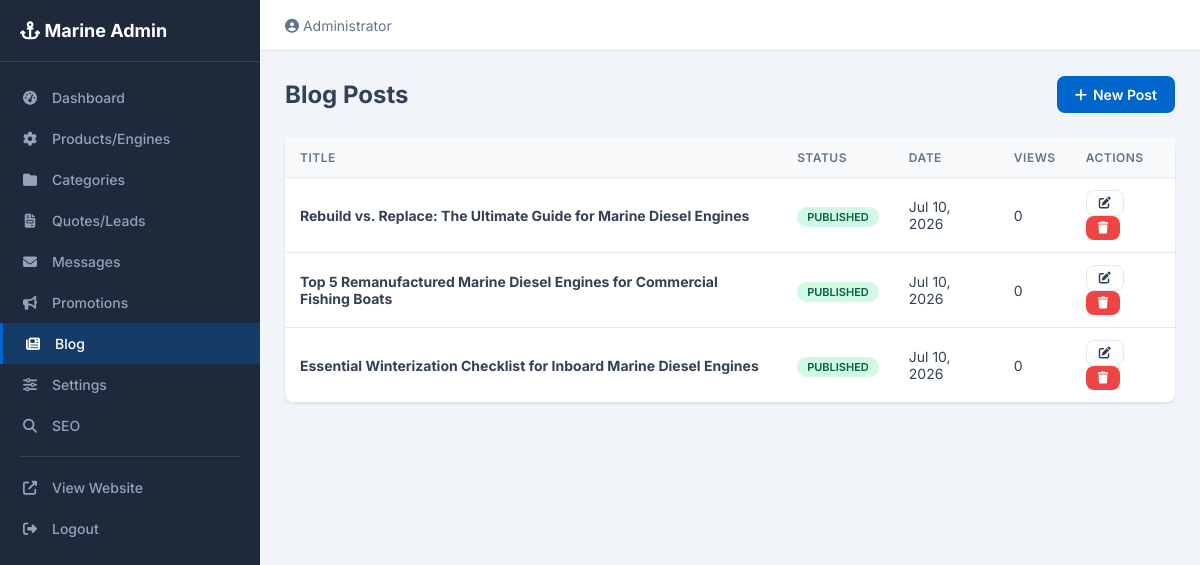
Screenshot of /admin/blog.php (signed in) with the database file from the repository.
### tables this page shows
CREATE TABLE IF NOT EXISTS blog_posts (
    id INT AUTO_INCREMENT PRIMARY KEY,
    title VARCHAR(255) NOT NULL,
    slug VARCHAR(280) NOT NULL UNIQUE,
    content LONGTEXT,
    excerpt TEXT,
    featured_image VARCHAR(255),
    author_id INT,
    status ENUM('draft','published','archived') DEFAULT 'draft',
    meta_title VARCHAR(160),
    meta_description VARCHAR(320),
    views INT DEFAULT 0,
    published_at TIMESTAMP NULL,
    created_at TIMESTAMP DEFAULT CURRENT_TIMESTAMP,
    updated_at TIMESTAMP DEFAULT CURRENT_TIMESTAMP ON UPDATE CURRENT_TIMESTAMP,
    FOREIGN KEY (author_id) REFERENCES admin_users(id) ON DELETE SET NULL
);

### includes/config.php (called while the page is built, shortened)
<?php
function sanitize($input) {
    return htmlspecialchars(trim($input), ENT_QUOTES, 'UTF-8');
}

### admin/blog.php (the view, shortened to what this page needs)
<?php
require_once __DIR__ . '/../includes/config.php';
$posts = $pdo->query("SELECT * FROM blog_posts ORDER BY created_at DESC")->fetchAll();
?>
<!DOCTYPE html>
<html lang="en">
<head>
    <link rel="stylesheet" href="https://cdnjs.cloudflare.com/ajax/libs/font-awesome/6.5.1/css/all.min.css">
    <link rel="stylesheet" href="<?= SITE_URL ?>/assets/css/admin.css">
</head>
<body>
    <?php include __DIR__ . '/includes/sidebar.php'; ?>
    <div class="admin-main">
        <?php include __DIR__ . '/includes/topbar.php'; ?>
        <div class="admin-content">
            <div style="display:flex;justify-content:space-between;align-items:center;margin-bottom:25px;">
                <h1 class="page-title" style="margin:0;">Blog Posts</h1>
                <a href="<?= ADMIN_URL ?>/blog-edit.php" class="btn btn-primary"><i class="fas fa-plus"></i> New Post</a>
            </div>
            <div class="admin-card">
                <div class="table-responsive">
                    <table class="admin-table">
                        <thead><tr><th>Title</th><th>Status</th><th>Date</th><th>Views</th><th>Actions</th></tr></thead>
                        <tbody>
                            <?php foreach($posts as $p): ?>
                            <tr>
                                <td><strong><?= sanitize($p['title']) ?></strong></td>
                                <td><span class="status-badge status-<?= $p['status']==='published'?'quoted':'new' ?>"><?= ucfirst($p['status']) ?></span></td>
                                <td><?= date('M j, Y', strtotime($p['created_at'])) ?></td>
                                <td><?= $p['views'] ?></td>
                                <td>
                                    <a href="blog-edit.php?id=<?= $p['id'] ?>" class="btn btn-sm btn-outline"><i class="fas fa-edit"></i></a>
                                    <a href="?delete=<?= $p['id'] ?>" class="btn btn-sm btn-danger" onclick="return confirm('Delete?')"><i class="fas fa-trash"></i></a>
                                </td>
                            </tr>
                            <?php endforeach; ?>
                        </tbody>
                    </table>
                </div>
            </div>
        </div>
    </div>
</body>
</html>

### assets/css/admin.css (style rules this page uses)
:root { --admin-primary: #0066CC; --admin-dark: #1a2332; --admin-sidebar: #1e293b; --admin-bg: #f1f5f9; --admin-card: #ffffff; --admin-text: #334155; --admin-muted: #64748b; --admin-border: #e2e8f0; --admin-success: #10b981; --admin-warning: #f59e0b; --admin-danger: #ef4444; }
* { margin: 0; padding: 0; box-sizing: border-box; }
body { font-family: 'Inter', sans-serif; background: var(--admin-bg); color: var(--admin-text); }
.admin-main { margin-left: 260px; min-height: 100vh; }
.admin-content { padding: 25px; }
.page-title { font-size: 24px; font-weight: 700; margin-bottom: 25px; }
.admin-card { background: white; border-radius: 10px; box-shadow: 0 1px 3px rgba(0,0,0,0.1); margin-bottom: 25px; }
.table-responsive { overflow-x: auto; }
.admin-table { width: 100%; border-collapse: collapse; }
.admin-table th { padding: 12px 15px; text-align: left; font-size: 12px; font-weight: 600; text-transform: uppercase; letter-spacing: 0.5px; color: var(--admin-muted); background: #f8fafc; border-bottom: 1px solid var(--admin-border); }
.admin-table td { padding: 12px 15px; font-size: 14px; border-bottom: 1px solid var(--admin-border); }
.status-badge { padding: 3px 10px; border-radius: 12px; font-size: 11px; font-weight: 600; text-transform: uppercase; }
.status-quoted { background: #d1fae5; color: #065f46; }
.btn { display: inline-flex; align-items: center; gap: 6px; padding: 10px 18px; border-radius: 8px; font-size: 14px; font-weight: 600; text-decoration: none; border: none; cursor: pointer; transition: all 0.2s; }
.btn-primary { background: var(--admin-primary); color: white; }
.btn-danger { background: var(--admin-danger); color: white; }
.btn-sm { padding: 6px 12px; font-size: 12px; }
.btn-outline { background: white; color: var(--admin-text); border: 1px solid var(--admin-border); }

### rows the page displays
blog_posts: title "Rebuild vs. Replace: The Ultimate Guide for Marine Diesel Engines", status "PUBLISHED", created_at "Jul 10, 2026", views "0"
blog_posts: title "Top 5 Remanufactured Marine Diesel Engines for Commercial Fishing Boats", status "PUBLISHED", created_at "Jul 10, 2026", views "0"
blog_posts: title "Essential Winterization Checklist for Inboard Marine Diesel Engines", status "PUBLISHED", created_at "Jul 10, 2026", views "0"

### other values shown
$_SESSION['admin_name'] "Administrator"
